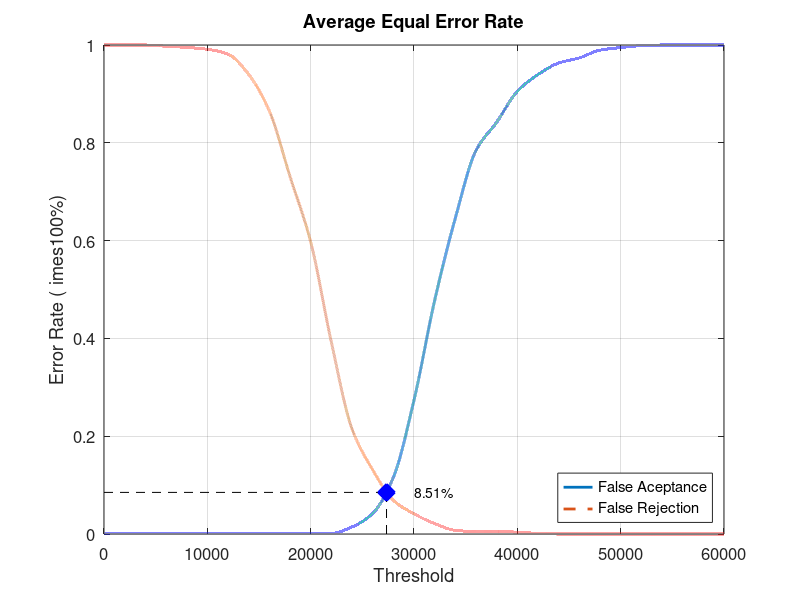
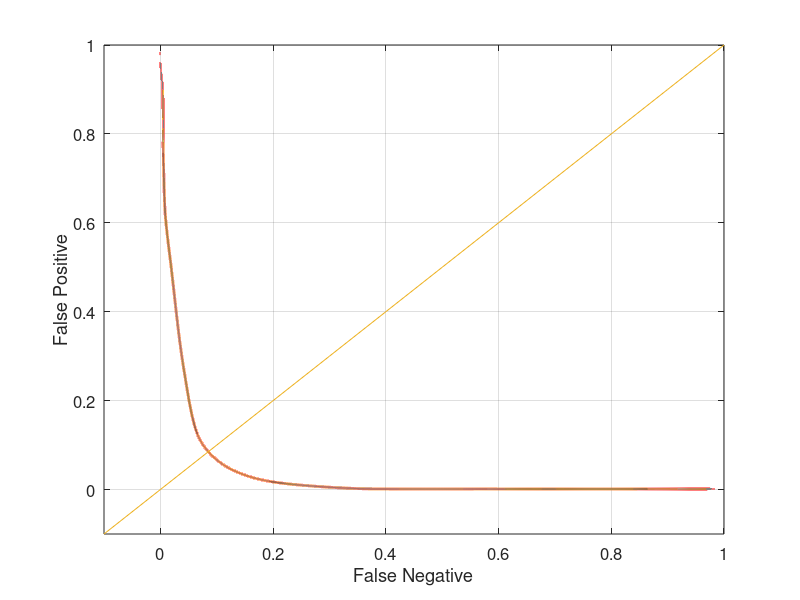

Reproduce these figures in MATLAB, in order.
close all;
clear;
clc;
x = 0:2000:60000;
xq = 0:0.5:60000;

y0 = [0 0.00131579 0.00131579 0.00131579 0.00131579 0.00131579 0.00131579 0.00131579 0.00131579 0.00131579 0.00131579 0.00131579 0.0144737 0.0421053 0.115789 0.273684 0.477632 0.646053 0.784211 0.842105 0.905263 0.939474 0.963158 0.973684 0.989474 0.994737 0.998684 1 1 1 1]
yy0 = interp1(x, y0, xq, 'pchip');
y1 = [1 1 1 0.9975 0.995 0.99125 0.98125 0.94 0.865 0.73125 0.5975 0.3925 0.215 0.13125 0.06875 0.04125 0.02125 0.0075 0.005 0.005 0.00375 0.00125 0 0 0 0 0 0 0 0 0]
yy1 = interp1(x, y1, xq, 'pchip');

% Calculating EER: 
y2 = abs(y0 - y1);
find(y2 == min(y2))
yy2 = abs(yy0 - yy1);
xEER = find(yy2 == min(yy2));
xEERIndex = xq(xEER) % X-axis EER
yEER = yy0(xEER) % Y-axis EER

main = figure
plot(xq, yy0,'-','LineWidth', 2);	hold on
plot(xq, yy1,'--','LineWidth', 2);	hold on
plot([xEERIndex xEERIndex], [0 yEER], 'k--');	hold on
plot([0 xEERIndex], [yEER yEER], 'k--');	hold on
plot(xEERIndex, yEER, 'bx', 'LineWidth', 10);	hold on
text(xEERIndex + 10 * xEERIndex / 100, yEER, [num2str(round((10000 * yEER)) / 100) '%'])
legend('False Aceptance', 'False Rejection', 'Location', 'SouthEast')
xlabel('Threshold')
ylabel('Error Rate (	imes100%)')
title('Average Equal Error Rate')
set(gca, 'FontSize', 12)
axis([0 60000 0 1])
grid on

print(main, 'Experiment3AverageMain', '-dpng');
FNRxFPR = figure('Color', [1 1 1]);
plot(yy1, yy0, '-', yy1, yy0, 'LineWidth', 2);
hold on
y = -0.1:0.1:1
plot(y, y); 
set(gca, 'FontSize', 12)
xlabel('False Negative')
ylabel('False Positive')
axis([-0.1 1 -0.1 1])
set(gca, 'FontSize', 12)
grid on

print(FNRxFPR, 'Experiment3AverageFNRxFPR','-dpng');
